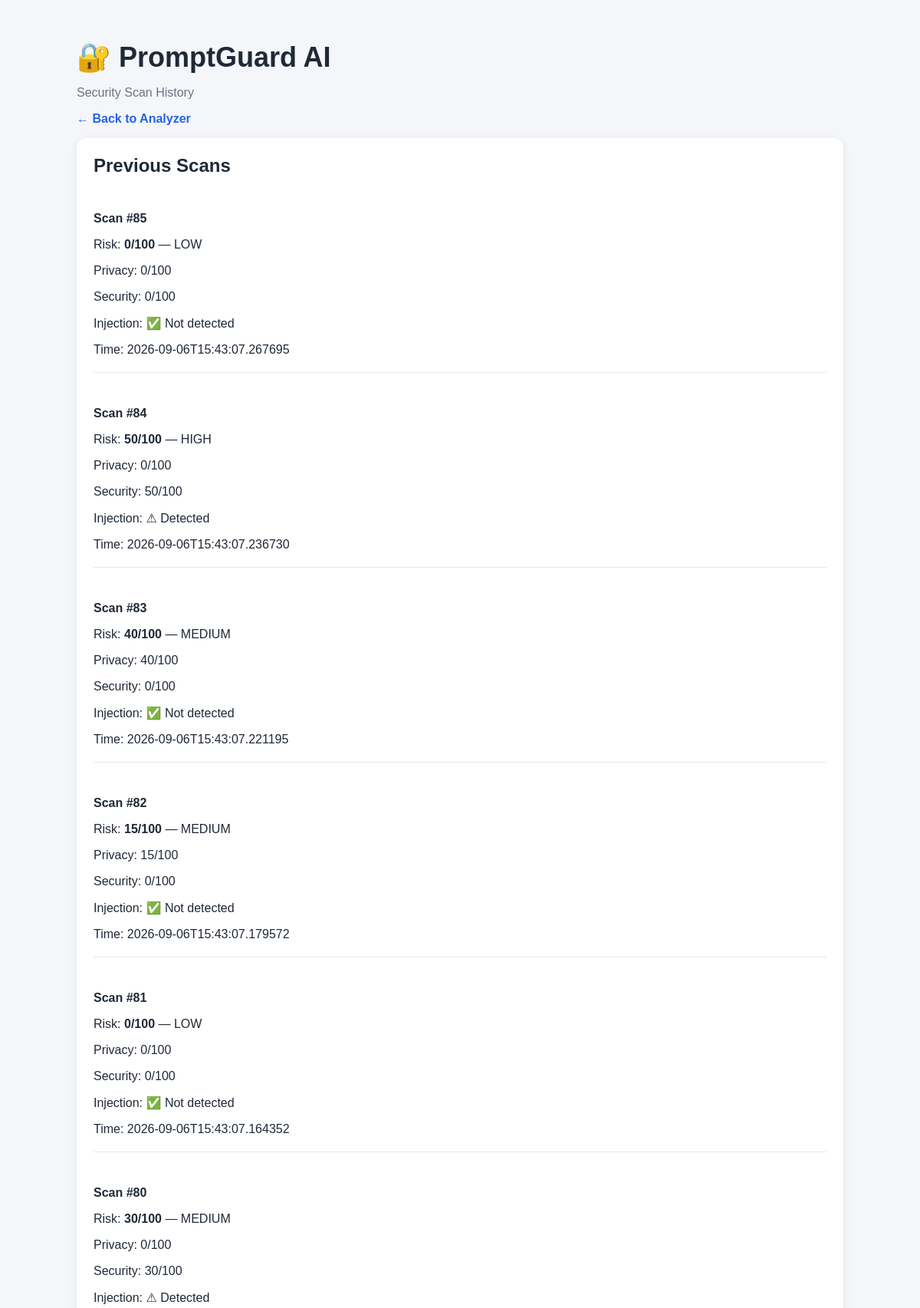
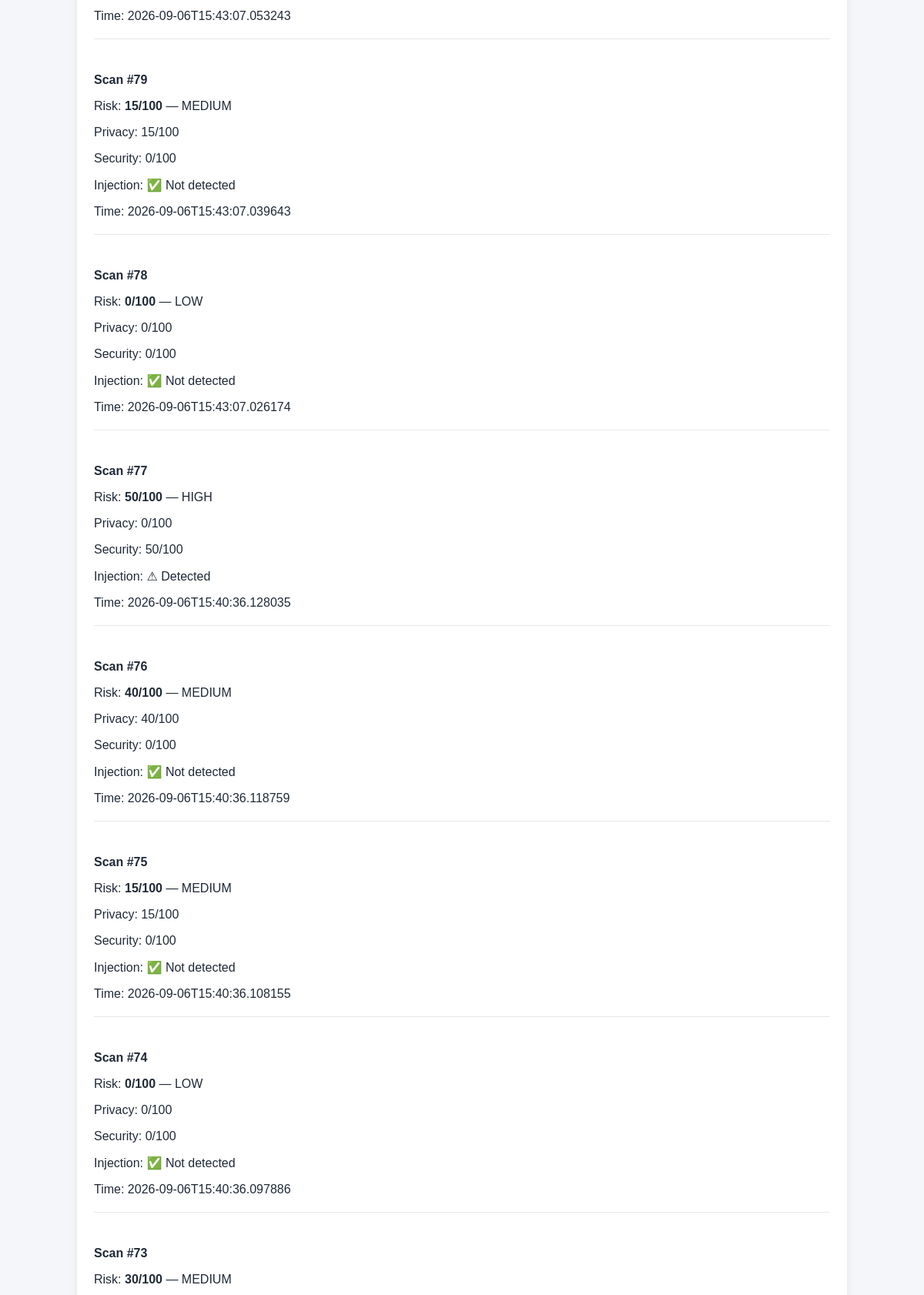
The app's page /history (upper part) with its own data (2 pictures, top to bottom).
### tables this page shows
CREATE TABLE scans (
            id INTEGER PRIMARY KEY AUTOINCREMENT,
            original_prompt TEXT NOT NULL,
            masked_prompt TEXT NOT NULL,
            privacy_score INTEGER NOT NULL,
            security_score INTEGER NOT NULL,
            overall_score INTEGER NOT NULL,
            overall_level TEXT NOT NULL,
            injection_detected INTEGER NOT NULL,
            created_at TEXT NOT NULL
        );

### backend/app.py (the view)
@app.route("/history")
def history():
    scans = get_scans()
    return render_template(
        "history.html",
        scans=scans
    )

### backend/database.py (called while the page is built)
def get_connection():
    connection = sqlite3.connect(DATABASE)
    connection.row_factory = sqlite3.Row
    return connection

def get_scans():
    connection = get_connection()
    scans = connection.execute(
        """
        SELECT *
        FROM scans
        ORDER BY id DESC
        """
    ).fetchall()
    connection.close()
    return scans

### frontend/templates/history.html (shortened to what this page needs)
<!DOCTYPE html>
<html>
<head>
    <link
        rel="stylesheet"
        href="{{ url_for('static', filename='style.css') }}"
    >
</head>
<body>
<div class="container">
    <h1>🔐 PromptGuard AI</h1>
    <p class="subtitle">
        Security Scan History
    </p>
    <p>
        <a href="/">← Back to Analyzer</a>
    </p>
    <div class="card">
        <h2>Previous Scans</h2>
        {% if scans %}
            {% for scan in scans %}
                <div class="history-item">
                    <p>
                        <strong>
                            Scan #{{ scan.id }}
                        </strong>
                    </p>
                    <p>
                        Risk:
                        <strong>
                            {{ scan.overall_score }}/100
                        </strong>
                        — {{ scan.overall_level }}
                    </p>
                    <p>
                        Privacy:
                        {{ scan.privacy_score }}/100
                    </p>
                    <p>
                        Security:
                        {{ scan.security_score }}/100
                    </p>
                    <p>
                        Injection:
                        {% if scan.injection_detected %}
                            ⚠ Detected
                        {% else %}
                            ✅ Not detected
                        {% endif %}
                    </p>
                    <p>
                        Time:
                        {{ scan.created_at }}
                    </p>
                    <hr>
                </div>
            {% endfor %}
        {% else %}
            <p>No scans recorded yet.</p>
        {% endif %}
    </div>
</div>
</body>
</html>

### frontend/static/style.css (style rules this page uses)
body { font-family: Arial, sans-serif; background: #f4f6f9; margin: 0; padding: 30px; color: #1f2937; }
.container { max-width: 1000px; margin: auto; }
h1 { margin-bottom: 5px; font-size: 36px; }
.subtitle { color: #6b7280; font-size: 16px; }
a { color: #2563eb; text-decoration: none; font-weight: bold; }
.card { background: white; padding: 22px; margin-bottom: 20px; border-radius: 14px; box-shadow: 0 3px 12px rgba(0,0,0,0.07); }
.card h2 { margin-top: 0; }
.history-item { padding: 10px 0; }
.history-item hr { border: none; border-top: 1px solid #e5e7eb; margin-top: 20px; }

### records on screen
scans: id "85", overall_score "0", overall_level "LOW", privacy_score "0", security_score "0", injection_detected "✅ Not detected", created_at "2026-09-06T15:43:07.267695"
scans: id "84", overall_score "50", overall_level "HIGH", privacy_score "0", security_score "50", injection_detected "⚠ Detected", created_at "2026-09-06T15:43:07.236730"
scans: id "83", overall_score "40", overall_level "MEDIUM", privacy_score "40", security_score "0", injection_detected "✅ Not detected", created_at "2026-09-06T15:43:07.221195"
scans: id "82", overall_score "15", overall_level "MEDIUM", privacy_score "15", security_score "0", injection_detected "✅ Not detected", created_at "2026-09-06T15:43:07.179572"
scans: id "81", overall_score "0", overall_level "LOW", privacy_score "0", security_score "0", injection_detected "✅ Not detected", created_at "2026-09-06T15:43:07.164352"
scans: id "80", overall_score "30", overall_level "MEDIUM", privacy_score "0", security_score "30", injection_detected "⚠ Detected", created_at "2026-09-06T15:43:07.053243"
scans: id "79", overall_score "15", overall_level "MEDIUM", privacy_score "15", security_score "0", injection_detected "✅ Not detected", created_at "2026-09-06T15:43:07.039643"
scans: id "78", overall_score "0", overall_level "LOW", privacy_score "0", security_score "0", injection_detected "✅ Not detected", created_at "2026-09-06T15:43:07.026174"
scans: id "77", overall_score "50", overall_level "HIGH", privacy_score "0", security_score "50", injection_detected "⚠ Detected", created_at "2026-09-06T15:40:36.128035"
scans: id "76", overall_score "40", overall_level "MEDIUM", privacy_score "40", security_score "0", injection_detected "✅ Not detected", created_at "2026-09-06T15:40:36.118759"
scans: id "75", overall_score "15", overall_level "MEDIUM", privacy_score "15", security_score "0", injection_detected "✅ Not detected", created_at "2026-09-06T15:40:36.108155"
scans: id "74", overall_score "0", overall_level "LOW", privacy_score "0", security_score "0", injection_detected "✅ Not detected", created_at "2026-09-06T15:40:36.097886"
scans: id "73", overall_score "30", overall_level "MEDIUM"
